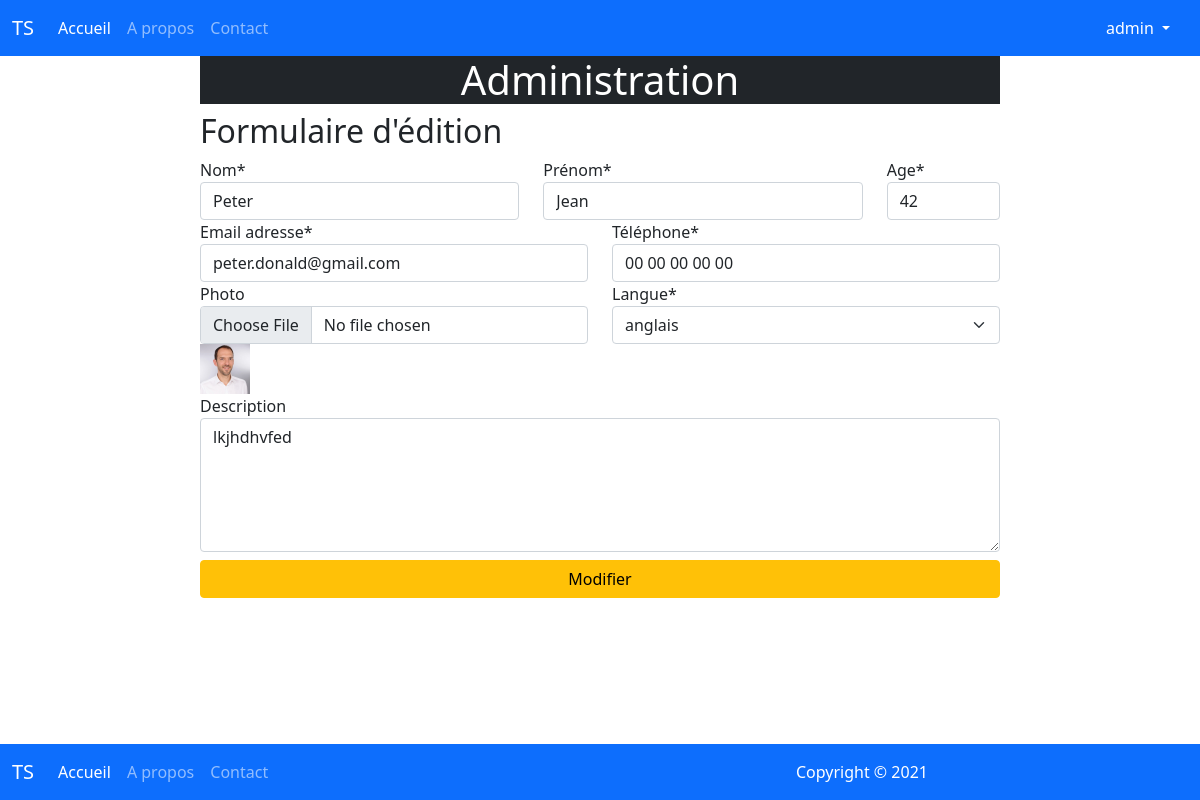
The page /admin/editer.php?id=14 (signed in) on the database its author committed.
### tables this page shows
CREATE TABLE `personne` (
  `id_p` int(11) NOT NULL,
  `nom` varchar(20) NOT NULL,
  `prenom` varchar(20) NOT NULL,
  `age` int(11) NOT NULL,
  `telephone` varchar(15) NOT NULL,
  `email` varchar(50) NOT NULL,
  `image` varchar(50) DEFAULT NULL,
  `description` text DEFAULT NULL,
  `created` timestamp NOT NULL DEFAULT current_timestamp(),
  `id_langue` int(11) NOT NULL
);

CREATE TABLE `langues` (
  `id` int(11) NOT NULL,
  `libelle` varchar(50) NOT NULL,
  `drapeau` varchar(50) NOT NULL,
  `created` timestamp NOT NULL DEFAULT current_timestamp()
);

### admin/editer.php (the view, shortened to what this page needs)
<?php
require_once('../connect.php');
if(isset($_GET['id']) && $_GET['id'] <= 1000 && filter_var($_GET['id'], FILTER_VALIDATE_INT)){
    $id = htmlspecialchars(addslashes($_GET['id']));
    $sql = "SELECT * FROM personne p
            INNER JOIN langues l
            ON p.id_langue = l.id
            WHERE p.id_p = '$id'";
    $result = mysqli_query($conn, $sql);
    if(mysqli_num_rows($result) > 0){
        $data = mysqli_fetch_assoc($result);
    }
}
 require_once('../partials/header.inc');
?>
<div class="offset-2 col-8">
<h1 class="bg-dark text-center text-white">Administration</h1>
<h2>Formulaire d'édition</h2>
    <form action="<?=$_SERVER['PHP_SELF'];?>" method="post" enctype="multipart/form-data">
    <div class="row">
    <div class="col-5">
        <label for="nom">Nom*</label>
        <input type="text" class="form-control" id="nom" name="nom" value="<?=$data['nom'];?>" placeholder="Entrez votre nom svp" required>
    </div>
    <div class="col-5">
        <label for="prenom">Prénom*</label>
        <input type="text" class="form-control" id="prenom" name="prenom" value="<?=$data['prenom'];?>" placeholder="Entrez votre prénom svp" required>
    </div>
    <div class="col-2">
        <label for="age">Age*</label>
        <input type="number" class="form-control" id="age" name="age" value="<?=$data['age'];?>" placeholder="Entrez votre âge svp" min="18" required>
    </div>
    </div>
    <div class="row">
    <div class="col">
        <label for="email">Email adresse*</label>
        <input type="email" class="form-control" id="email" name="email" value="<?=$data['email'];?>" placeholder="Entrez votre email svp" required>
    </div>
    <div class="col">
        <label for="phone">Téléphone*</label>
        <input type="tel" class="form-control" id="phone" name="phone" value="<?=$data['telephone'];?>" placeholder="Entrez votre numéro de téléphone svp" required>
    </div>
    </div>
    <div class="row">
    <div class="col">
        <label for="image">Photo</label>
        <input type="file" class="form-control" id="image" name="image">
        <img src="../assets/images/<?=$data['image'];?>" width="50" alt="">
    </div>
    <div class="col">
        <label for="langue">Langue*</label>
        <select class="form-select" id="langue" name="langue" >
        <option value="<?=$data['id_langue'];?>" ><?=$data['libelle'];?></option>
        </select>
    </div>
    </div>
    <div class="row">
    <div class="col mb-2">
        <label for="desc">Description</label>
        <textarea  class="form-control" id="desc" name="desc" rows="5" placeholder="Entrez la description svp"><?=$data['description'];?></textarea>
    </div>
    </div>
    <button type="submit" class="btn btn-warning col-12" name="soumis" >Modifier</button>
    </form>
</div>
<?php require_once('../partials/footer.inc');?>

### rows shown on the page
personne: nom "Peter", prenom "Jean", age "42", email "peter.donald@gmail.com", phone "00 00 00 00 00", image (picture), langue "anglais", desc "lkjhdhvfed"

### other values the page prints
$_SESSION['auth']['login'] "admin"
